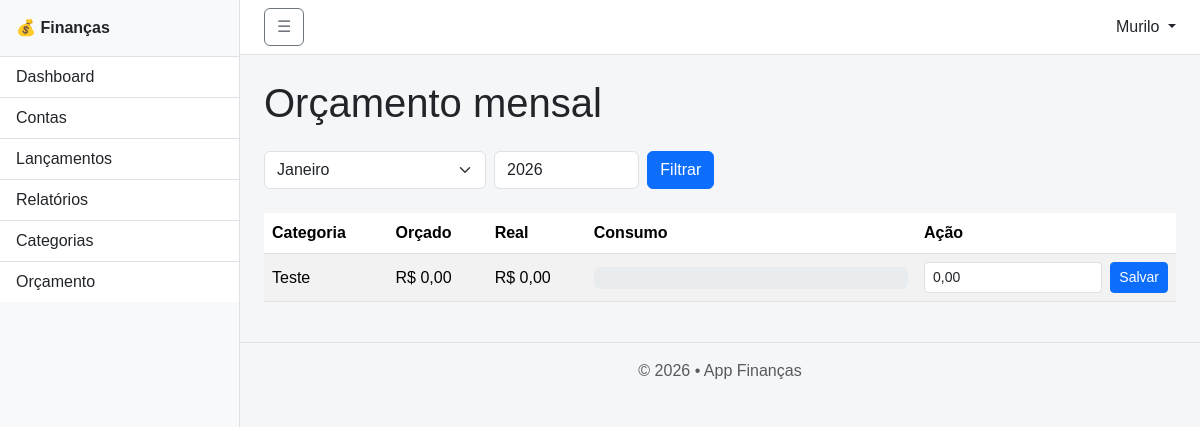
The app's page /public/?url=orcamentos (signed in), older data.
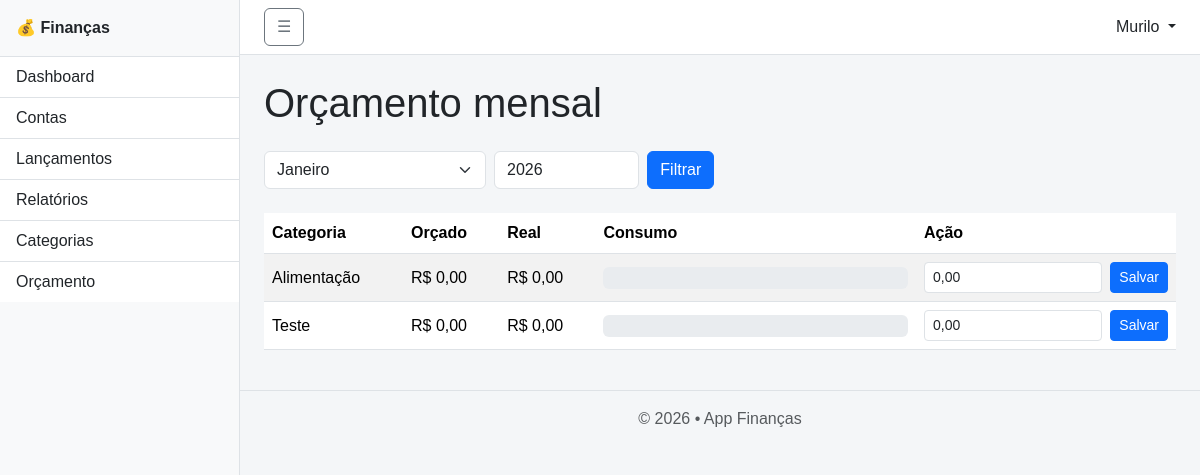
The same page, newer data.
### tables this page shows
CREATE TABLE `categorias` (
  `id` int(11) NOT NULL,
  `id_usuario` int(11) NOT NULL,
  `nome` varchar(100) NOT NULL,
  `tipo` enum('R','D') NOT NULL,
  `criada_em` timestamp NOT NULL DEFAULT current_timestamp()
);

### app/views/orcamentos/index.php (called while the page is built, shortened)
<?php
require __DIR__ . "/../layout.php";

### app/controllers/OrcamentoController.php (called while the page is built, shortened)
<?php
require_once __DIR__ . '/../models/Orcamento.php';
require_once __DIR__ . '/../models/Categoria.php';
require_once __DIR__ . '/../models/Lancamento.php';
class OrcamentoController
{
    public static function index($pdo)
    {
        $idUsuario = usuarioId();
        $ano = (int)($_GET['ano'] ?? date('Y'));
        $mes = (int)($_GET['mes'] ?? date('m'));
        $categorias = Categoria::allByUsuario($pdo, $idUsuario);
        $categoriasDespesa = array_values(array_filter($categorias, function ($c) {
            return ($c['tipo'] ?? '') === 'D';
        }));
        $orcamentosMap = Orcamento::mapByMes($pdo, $idUsuario, $ano, $mes);
        $gastosReais = Lancamento::totalPorCategoriaMes($pdo, $idUsuario, $ano, $mes);
        require '../app/views/orcamentos/index.php';
    }
}

### app/helpers/helpers.php (called while the page is built, shortened)
<?php
function usuarioId()
{
    return $_SESSION['usuario']['id'];
}

### app/models/Categoria.php (called while the page is built, shortened)
<?php
class Categoria
{
    public static function allByUsuario($pdo, $idUsuario)
    {
        $stmt = $pdo->prepare(
            "SELECT * FROM categorias WHERE id_usuario = ? ORDER BY nome"
        );
        $stmt->execute([$idUsuario]);
        return $stmt->fetchAll();
    }
}

### app/models/Orcamento.php (called while the page is built, shortened)
<?php
class Orcamento
{
    public static function mapByMes(PDO $pdo, int $idUsuario, int $ano, int $mes): array
    {
        $stmt = $pdo->prepare("
            SELECT id_categoria, valor
            FROM orcamentos
            WHERE id_usuario = ?
              AND ano = ?
              AND mes = ?
        ");
        $stmt->execute([$idUsuario, $ano, $mes]);
        $map = [];
        foreach ($stmt->fetchAll() as $row) {
            $map[(int)$row['id_categoria']] = (float)$row['valor'];
        }
        return $map;
    }
}

### app/models/Lancamento.php (called while the page is built, shortened)
<?php
class Lancamento
{
public static function totalPorCategoriaMes($pdo, $idUsuario, $ano, $mes)
{
    $stmt = $pdo->prepare("
        SELECT id_categoria, SUM(valor) AS total
        FROM lancamentos
        WHERE id_usuario = ?
          AND tipo = 'D'
          AND YEAR(data) = ?
          AND MONTH(data) = ?
        GROUP BY id_categoria
    ");
    $stmt->execute([$idUsuario, $ano, $mes]);
    $resultado = [];
    foreach ($stmt->fetchAll() as $row) {
        $resultado[$row['id_categoria']] = (float)$row['total'];
    }
    return $resultado;
}
}

### app/views/orcamentos/index_content.php (the view, shortened to what this page needs)
<h1 class="mb-4">Orçamento mensal</h1>
<?php
$meses = [
  1 => 'Janeiro', 2 => 'Fevereiro', 3 => 'Março', 4 => 'Abril',
  5 => 'Maio', 6 => 'Junho', 7 => 'Julho', 8 => 'Agosto',
  9 => 'Setembro', 10 => 'Outubro', 11 => 'Novembro', 12 => 'Dezembro'
];
?>
<form class="row g-2 mb-4" method="GET" action="/financas/public/">
    <div class="col-md-3">
        <select name="mes" class="form-select">
            <?php for ($m = 1; $m <= 12; $m++): ?>
                <option value="<?= $m ?>" <?= ($m == (int)$mes) ? 'selected' : '' ?>>
                    <?= $meses[$m] ?>
                </option>
            <?php endfor; ?>
        </select>
    </div>
    <div class="col-md-2">
        <input type="number" name="ano" value="<?= (int)$ano ?>" class="form-control">
    </div>
    <div class="col-md-2">
        <button class="btn btn-primary">Filtrar</button>
    </div>
</form>
<table class="table table-striped align-middle">
    <thead>
        <tr>
            <th>Categoria</th>
            <th>Orçado</th>
            <th>Real</th>
            <th>Consumo</th>
            <th style="width:260px">Ação</th>
        </tr>
    </thead>
    <tbody>
    <?php if (empty($categoriasDespesa)): ?>
        <tr>
            <td colspan="5" class="text-center text-muted py-4">
                Você ainda não cadastrou categorias de <b>Despesa</b>.
                Vá em <b>Categorias</b> e crie pelo menos uma com tipo <b>Despesa (D)</b>.
            </td>
        </tr>
    <?php else: ?>
        <?php foreach ($categoriasDespesa as $cat): ?>
            <?php
                $idCat = (int)$cat['id'];
                $orcado = (float)($orcamentosMap[$idCat] ?? 0);
                $real   = (float)($gastosReais[$idCat] ?? 0);
            ?>
            <tr>
                <td><?= htmlspecialchars($cat['nome']) ?></td>
                <td>R$ <?= number_format($orcado, 2, ',', '.') ?></td>
                <td>R$ <?= number_format($real, 2, ',', '.') ?></td>
                <td style="min-width:240px">
                    <div class="progress" style="height:22px">
                    </div>
                </td>
                <td>
                    <form method="POST" action="/financas/public/?url=orcamentos-store" class="d-flex gap-2">
                        <input type="text" name="valor"
                               value="<?= number_format($orcado, 2, ',', '.') ?>"
                               class="form-control form-control-sm">
                        <button class="btn btn-sm btn-primary">Salvar</button>
                    </form>
                </td>
            </tr>
        <?php endforeach; ?>
    <?php endif; ?>
    </tbody>
</table>

Row changes from the older to the newer data that the page shows:
added categorias: nome "Alimentação", id "0,00", valor "0,00"
